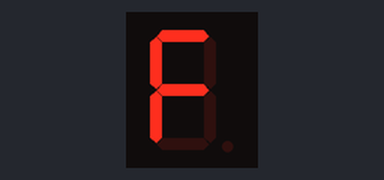
Recording of a sketch running on a simulated Arduino Uno, built with avr-gcc and run on an emulated ATmega328P. On the bench: 1-digit seven-segment display. Wiring (inferred from the names in the program): 1-digit 7-segment display, segments lit when LOW: segments pin 7, pin 6, pin 5, pin 11, pin 10, pin 8, pin 9, pin 4. The segment pins are drawn as the display they are named for.

Above: at 0.1 s.
At 2.1 s:
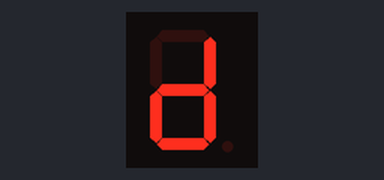
At 3.1 s:
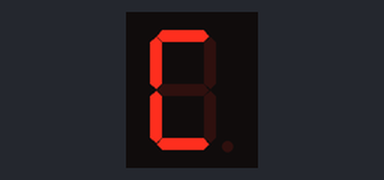
At 5.1 s:
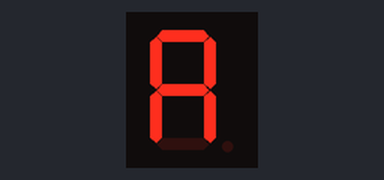
At 8.1 s:
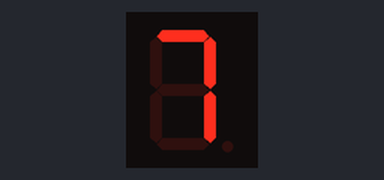
At 17.1 s:
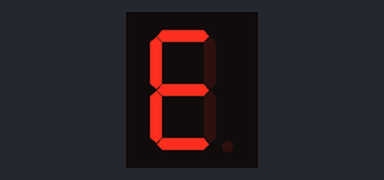

Measured:
- by itself, everything shown: repeats every 16.0 s, in 16 steps
- what the display in image 1 shows lasts 1.0 s, from 2.0 s to 3.0 s

The sketch:

KodeUbahSevenSegment.ino
```cpp
#include <Arduino.h>
const int segmentPins[8] = {7, 6, 5, 11, 10, 8, 9, 4};

byte digitPattern[16][8] = {
  {0,0,0,0,0,0,1,1}, // 0
  {1,0,0,1,1,1,1,1}, // 1
  {0,0,1,0,0,1,0,1}, // 2
  {0,0,0,0,1,1,0,1}, // 3
  {1,0,0,1,1,0,0,1}, // 4
  {0,1,0,0,1,0,0,1}, // 5
  {0,1,0,0,0,0,0,1}, // 6
  {0,0,0,1,1,1,1,1}, // 7
  {0,0,0,0,0,0,0,1}, // 8
  {0,0,0,0,1,0,0,1}, // 9
  {0,0,0,1,0,0,0,1}, // A
  {1,1,0,0,0,0,0,1}, // b
  {0,1,1,0,0,0,1,1}, // C
  {1,0,0,0,0,1,0,1}, // d
  {0,1,1,0,0,0,0,1}, // E
  {0,1,1,1,0,0,0,1}  // F
};

void displayDigit(int num) {
  for(int i = 0; i < 8; i++) {
    digitalWrite(segmentPins[i], digitPattern[num][i]);
  }
}

void setup() {
  for(int i = 0; i < 8; i++) {
    pinMode(segmentPins[i], OUTPUT);
    digitalWrite(segmentPins[i], HIGH);
  }
}

void loop() {
  for(int i = 15; i >= 0; i--) {
    displayDigit(i);
    delay(1000);
  }
}
```
